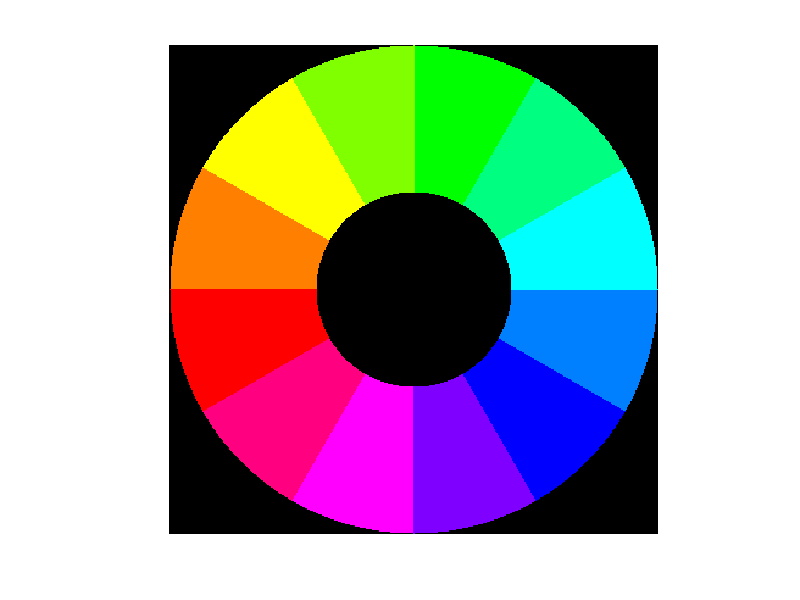

The MATLAB script that drew this image:
% Set parameters (these could be arguments to a function)
rInner = 80;     % inner radius of the colour ring
rOuter = 200;    % outer radius of the colour ring
ncols = 12;      % number of colour segments
% Get polar coordinates of each point in the domain
[x, y] = meshgrid(-rOuter:rOuter);
[theta, rho] = cart2pol(x, y);
% Set up colour wheel in hsv space
hue = (theta + pi) / (2 * pi);     % hue into range (0, 1]
hue = ceil(hue * ncols) / ncols;   % quantise hue 
saturation = ones(size(hue));      % full saturation
brightness = double(rho >= rInner & rho <= rOuter);  % black outside ring
% Convert to rgb space for display
rgb = hsv2rgb(cat(3, hue, saturation, brightness));
% Check result
imshow(rgb);